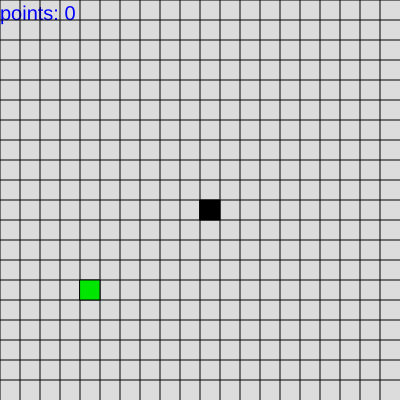
Frame 1 (no input)
Frame 60 (no input): identical to frame 1, image omitted
Frame 120 (the mouse pressed at the canvas centre since frame 60): identical to frame 1, image omitted

The p5.js sketch that drew this single still picture (run headless with seeded random() and noise() and a simulated clock; from frame 60 on, the mouse is pressed at the canvas centre):

// p5.js sketch
// ── sketch.js
let bw = 20;
let speed = 5;
let screen = 0;
let snake = new Snake();
let food = new Food();

function setup() {
  var cnv = createCanvas(400, 400);
  var x = (windowWidth - width) / 2;
  var y = (windowHeight - height) * 2 / 5;
  cnv.position(x, y);
  food.initialise();
}

function drawGrid() {
  fill(0, 0, 0);
  for (let i = 0; i < width; i += bw) {
    line(0, i, width, i);
  }
  for (let i = 0; i < height; i += bw) {
    line(i, 0, i, height);
  }
}

function draw() {
  background(220);
  fill(0,0,255);
  textSize(20);
  text("points: " + snake.length,0,20);
  switch (screen) {
    case 0:
      game();
      break;
    case 1:
      gameOver();
      break;
  }
}

function inp() {
  if (lastPressed == 0 || keyCode == UP_ARROW && snake.dir[1] != 1) {
    snake.dir = [0, -1];
  }
  else if (lastPressed == 1 || keyCode == DOWN_ARROW && snake.dir[1] != -1) {
    snake.dir = [0, 1];
  }
  else if (lastPressed == 2 || keyCode == LEFT_ARROW && snake.dir[0] != 1) {
    snake.dir = [-1, 0];
  }
  else if (lastPressed == 3 || keyCode == RIGHT_ARROW && snake.dir[0] != -1) {
    snake.dir = [1, 0];
  }

  if (key == "r") {
    screen = 0;
    lastPressed = -1;
    snake = new Snake();
  }
}

var lastPressed = -1; //0 - up  1 - down  2 - left  3 - right
function mouseClicked() {
  if (mouseX > fp[0] + 20  && snake.dir[0] != 1) {
    lastPressed = 3;
  }
  else if (mouseX < fp[0] - 20 && snake.dir[0] != -1) {
    lastPressed = 2;
  }
  else if (mouseY > fp[1] + 20 && snake.dir[1] != 1) {
    lastPressed = 1;
  }
  else if (mouseY < fp[1] - 20 && snake.dir[1] != -1) {
    lastPressed = 0;
  }
}

function game() {
  if (frameCount % speed == 0) {
    snake.move();
    snake.eat();
    if (snake.isDead()) {
      screen = 1;
    }
  }
  drawGrid();
  inp();
  snake.buildSnake();
  food.buildFood();
}

var fp = [] // holds the x,y loc of the first location pressed
function mousePressed() {
  fp = [mouseX, mouseY];
}

function gameOver() {
  inp();
  fill(0, 0, 0);
  rect(0, 0, 1000, 100);
  fill(0, 0, 255);
  textSize(15);
  text("Game Over. Press R to restart.\nYou ended with " + snake.length + " points.", 100, 50);
}

function Snake() {
  this.body = [[10, 10, [0, 0]]];
  this.length = 0;
  this.dir = [0, 0];
  
  this.buildSnake = function() {
    for (let i = 0; i < this.body.length; i++) {
      rect(this.body[i][0] * bw, this.body[i][1] * bw, bw, bw);
    }

  }
  
  this.move = function() {
    for (let i = 0; i < this.body.length; i++) {
      this.body[i][0] += this.body[i][2][0];
      this.body[i][1] += this.body[i][2][1];
    }
    for (let i = this.body.length - 1; i > 0; i--) {
      this.body[i][2] = this.body[i - 1][2];
    }
    this.body[0][2] = this.dir;
  }

  this.didEat = function() {
    if (food.posx == this.body[0][0] && food.posy == this.body[0][1]) {
      return true;
    }
  }

  this.eat = function() {
    if (this.didEat()) {
      var newposx = this.body[this.length][0] - this.body[this.length][2][0];
      var newposy = this.body[this.length][1] - this.body[this.length][2][1];
      this.body.push([newposx, newposy, this.body[this.length][2]]);
      food.initialise();
      this.length++;
    }
  }

  this.isDead = function() {
    this.unique = new Map();
    for (let i = 0; i < this.body.length; i++) {
      if (this.unique.has(this.body[i][0] + " " + this.body[i][1])) {
        return true;
      } else {
        this.unique.set(this.body[i][0] + " " + this.body[i][1]);
      }

      if (this.body[0][0] < 0 || this.body[0][0] >= width / bw) {
        return true;
      }
      if (this.body[0][1] < 0 || this.body[0][1] >= height / bw) {
        return true;
      }
    }
    return false;
  }
}

function Food() {
  this.posx = 0;
  this.posy = 0;
  this.initialise = function() {
    this.posy = Math.floor(random(0, height / bw));
    this.posx = Math.floor(random(0, width / bw));
  }
  this.buildFood = function() {
    fill(0, 230, 0);
    rect(this.posx * bw, this.posy * bw, bw, bw);
  }
}
// ── Snake.html
<!DOCTYPE html>
<html>
    <head>
        <title>Snake</title>
        <meta name="author" content="Mark B.">
        <meta name="viewport" content="width=device-width, initial-scale=1.0">
        <script src="https://cdnjs.cloudflare.com/ajax/libs/p5.js/0.9.0/p5.js"></script>
        <script src="https://cdnjs.cloudflare.com/ajax/libs/p5.js/0.8.0/addons/p5.dom.min.js"></script>
        <link rel="stylesheet" type="text/css" href="../../style.css">
        <link rel="stylesheet" href="https://stackpath.bootstrapcdn.com/bootstrap/4.3.1/css/bootstrap.min.css" integrity="sha384-ggOyR0iXCbMQv3Xipma34MD+dH/1fQ784/j6cY/iJTQUOhcWr7x9JvoRxT2MZw1T" crossorigin="anonymous">
        <meta charset="utf-8">
    </head>
    <body>
        <nav class="navbar navbar-expand-sm justify-content-center bg-primary navbar-dark">
            <a class="navbar-brand" style="color:white;">Fun On a Bun</a>
           <ul class="navbar-nav">
               <li class="nav-item">
                   <a class="nav-link" href="../../index.html">Home</a>
               </li>
               <li class="nav-item">
                   <a class="nav-link" href="../../blog.html">Blog</a>
               </li>
               <li class="nav-item active">
                  <a class="nav-link" href="../../games.html">Games</a>
               </li>
           </ul>
	   </nav>
        <div class="game">
            <script src="sketch.js" type="text/javascript"></script>
        </div>
    </body>
</html>
